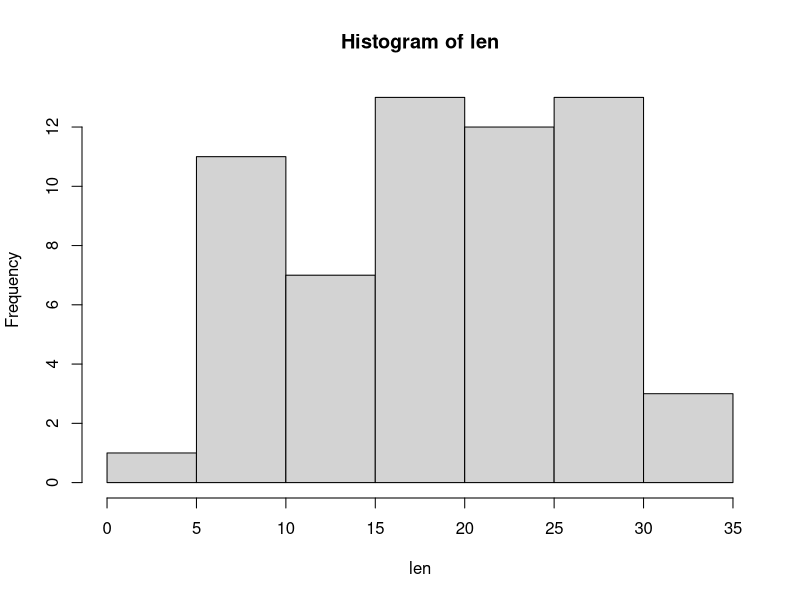
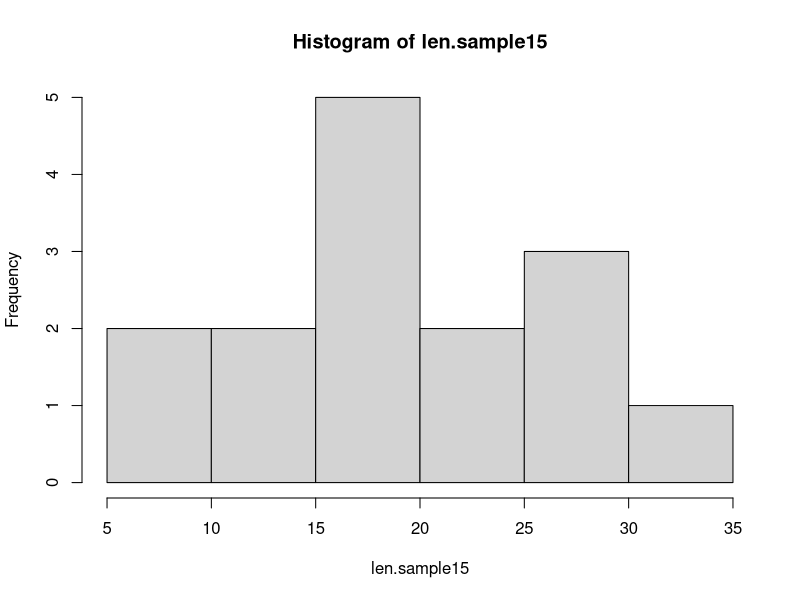
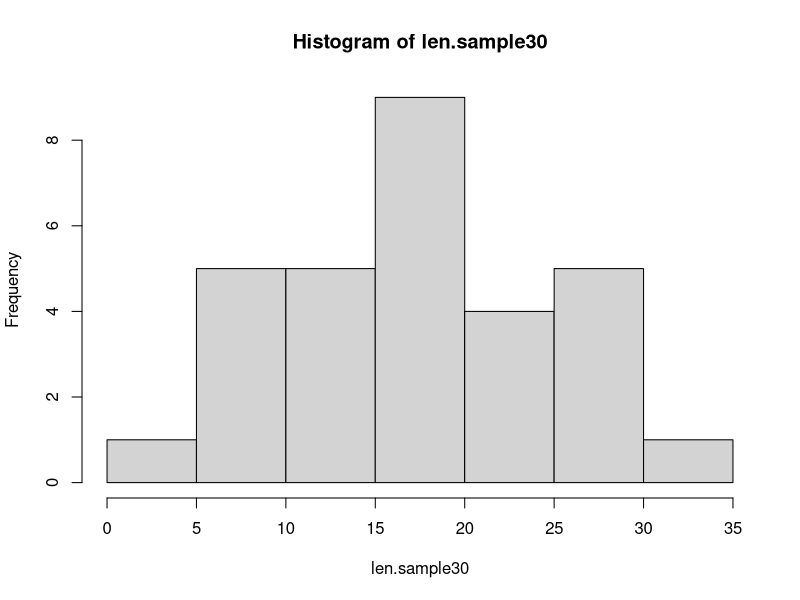
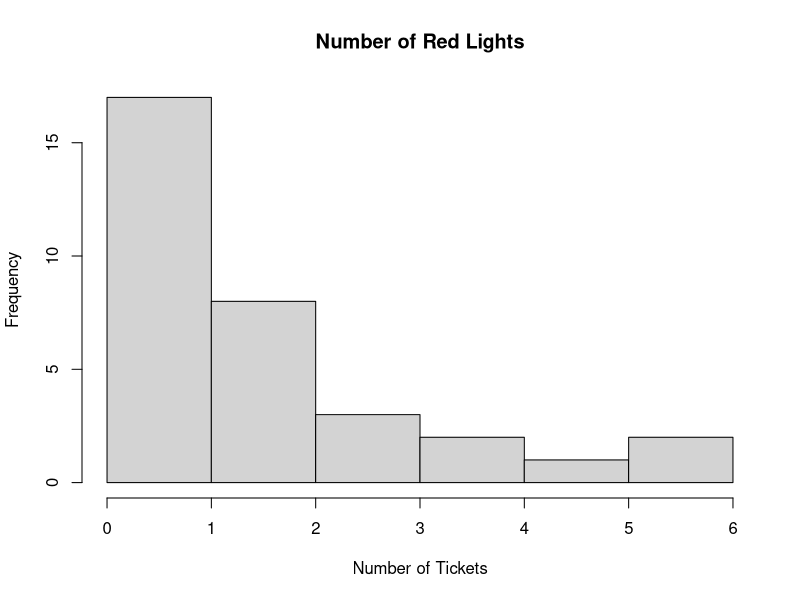
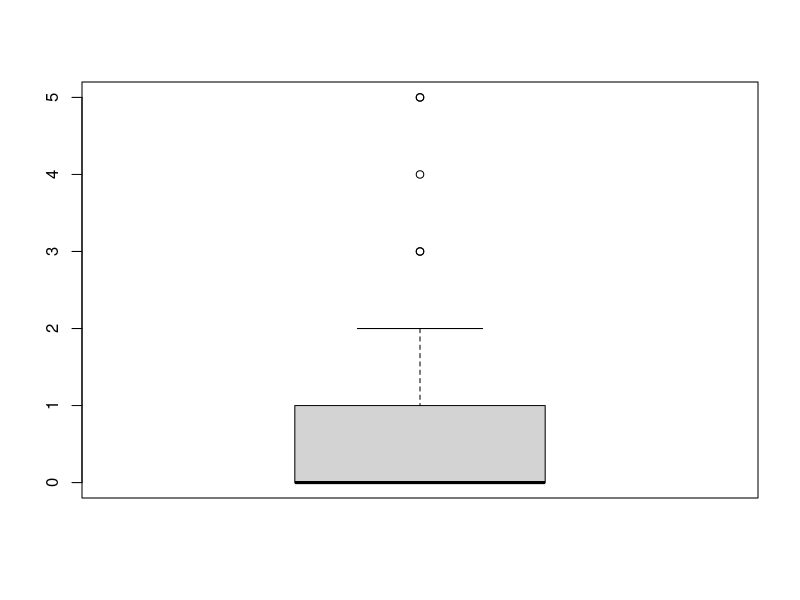
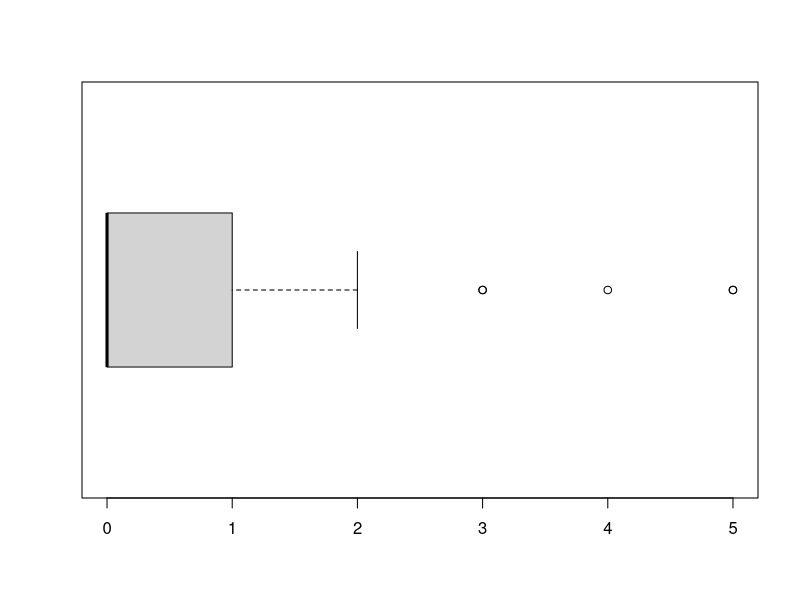
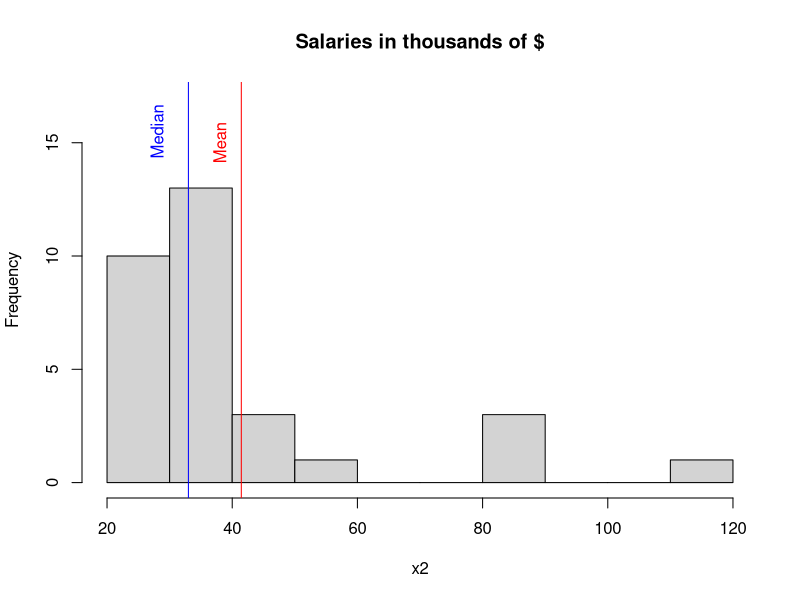
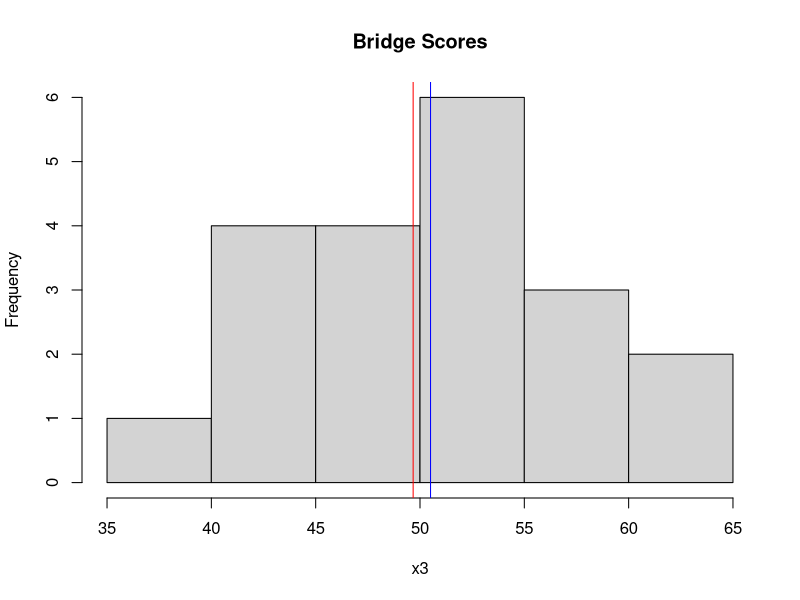

These charts were generated, in order, by the following R code:
## ---- chunk 1
knitr::opts_chunk$set(echo = TRUE)
## ---- chunk 2
#Show dataframe, using the head() command only display the first six lines
head(ToothGrowth)
## ---- chunk 3
# Use the $ to retrieve the len column from the ToothGrowth data set and assign it to a vector called len

len<-ToothGrowth$len
len

# Basic Histogram of Data set
hist(len)
## ---- chunk 4
# Take a sample of size 15
len.sample15<-sample(len, 15, replace=FALSE)
hist(len.sample15)
## ---- chunk 5
# Take samples of size 30
len.sample30<-sample(len, 30, replace=FALSE)
hist(len.sample30)
## ---- chunk 6
#Number of red light camera tickets
x1<-c(0,0,0,0,0,0,0,0,0,0,0,0,0,0,0,0,0,1,1,1,1,1,1,1,1,2,2,2,3,3,4,5,5)
## ---- chunk 7
#Basic Summary Statistics
mean(x1)
median(x1)
var(x1)
sd(x1)
fivenum(x1)
## ---- chunk 8
hist(x1, breaks=c(0,1,2,3,4,5,6), right=FALSE, 
     main="Number of Red Lights", xlab="Number of Tickets")
## ---- chunk 9
# Make boxplot positioned vertically
boxplot(x1)

# Make a boxplot positioned horizontally
boxplot(x1, horizontal=TRUE)
## ---- chunk 10
x2<-c(24, 24, 25, 25, 26, 26, 26, 27, 27, 27, 32, 32, 32, 33, 33, 33, 
      33, 34, 34, 36, 36, 37, 37, 45, 46, 46, 60, 89, 90, 90, 120)
mean(x2)
median(x2)
## ---- chunk 11
# Make histogram. Explain breaks and ylim (used to make room for labels)
hist(x2, breaks=10, ylim=c(0,17), main="Salaries in thousands of $")
# Add in line labels for mean and median to find best measure
abline(v=mean(x2), col="red")
abline(v=median(x2), col="blue")
# Label lines with text legend. srt rotates the text by that many 
# degrees counter clockwise
text(38, 15, "Mean", col="red", srt=90)
text(28, 15.5, "Median", col="blue", srt=90)
## ---- chunk 12
x3<-c(35.30, 41.01, 41.76, 43.34, 46.65, 51.43, 52.09, 57.30, 59.25, 
      60.53, 60.70,42.98,45.24,45.85,46.23,50.30,50.71,52.85,53.47,56.44)
mean(x3)
median(x3)
## ---- chunk 13
hist(x3, main="Bridge Scores")
# Add in line labels for mean and median to find best measure
abline(v=mean(x3), col="red")
abline(v=median(x3), col="blue")
## ---- chunk 14
hist(x3, main = "Bridge Scores", col="mistyrose1", cex.axis=1.2, col.axis="slateblue2",
     col.lab="olivedrab", col.main="plum4", family="HersheyGothicItalian", lty="dotdash")
